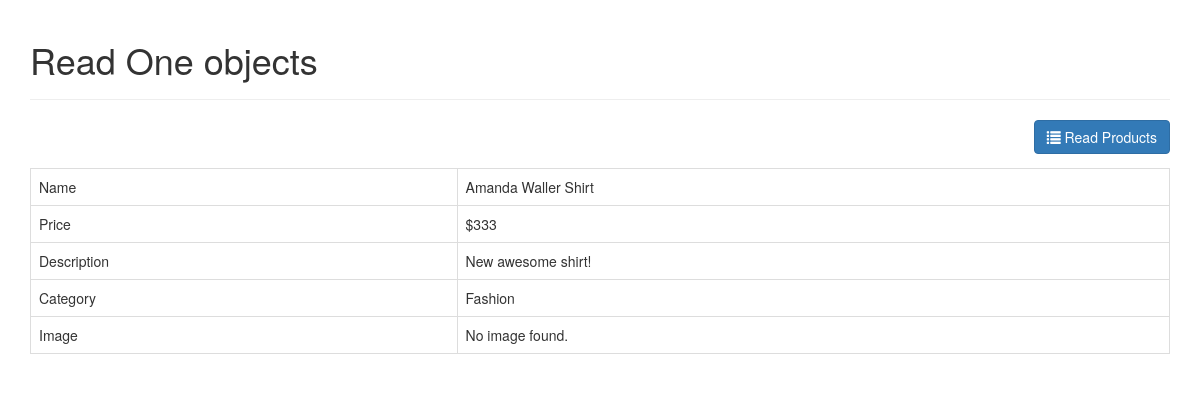
The app's page /read_one.php?id=31 with its own data.
### tables this page shows
CREATE TABLE `products` (
  `id` int(11) NOT NULL,
  `name` varchar(32) NOT NULL,
  `description` text NOT NULL,
  `price` int(11) NOT NULL,
  `category_id` int(11) NOT NULL,
  `created` datetime NOT NULL,
  `modified` timestamp NOT NULL DEFAULT CURRENT_TIMESTAMP,
  `image` varchar(512) NOT NULL
);

CREATE TABLE `categories` (
  `id` int(11) NOT NULL,
  `name` varchar(256) NOT NULL,
  `created` datetime NOT NULL,
  `modified` timestamp NOT NULL DEFAULT CURRENT_TIMESTAMP
);

### objects/product.php (called while the page is built, shortened)
<?php
class Product{
    private $conn;
    private $table_name = "products";
    public $id;
    public function __construct($db){
        $this->conn = $db;
    }
    function readOne(){
        $query = "SELECT name, price, description, category_id, image
        FROM " . $this->table_name . "
        WHERE id = ?
        LIMIT 0,1";
        $stmt = $this->conn->prepare( $query );
        $stmt->bindParam(1, $this->id);
        $stmt->execute();
        $row = $stmt->fetch(PDO::FETCH_ASSOC);
        $this->name = $row['name'];
        $this->price = $row['price'];
        $this->description = $row['description'];
        $this->image = $row['image'];
    }
}
?>

### objects/category.php (called while the page is built, shortened)
<?php
class Category{
    private $conn;
    private $table_name = "categories";
    public $id;
    public function __construct($db){
        $this->conn = $db;
    }
    function readName(){
        $query = "SELECT name FROM " . $this->table_name . " WHERE id = ? limit 0,1";
        $stmt = $this->conn->prepare( $query );
        $stmt->bindParam(1, $this->id);
        $stmt->execute();
        $row = $stmt->fetch(PDO::FETCH_ASSOC);
        $this->name = $row['name'];
    }
}
?>

### read_one.php (the view, shortened to what this page needs)
<?php
$id = isset($_GET['id']) ? $_GET['id'] : die('ERROR: missing ID.');
include_once 'objects/product.php';
include_once 'objects/category.php';
$database = new Database();
$db = $database->getConnection();
$product = new Product($db);
$category = new Category($db);
$product->id = $id;
$product->readOne();
include_once "layout_header.php";
echo "<div class='right-button-margin'>";
echo "<a href='index.php' class='btn btn-primary pull-right'>";
echo "<span class='glyphicon glyphicon-list'></span> Read Products";
echo "</a>";
echo "</div>";
echo "<table class='table table-hover table-responsive table-bordered'>";
echo "<tr>";
echo "<td>Name</td>";
echo "<td>{$product->name}</td>";
echo "</tr>";
echo "<tr>";
echo "<td>Price</td>";
echo "<td>&#36;{$product->price}</td>";
echo "</tr>";
echo "<tr>";
echo "<td>Description</td>";
echo "<td>{$product->description}</td>";
echo "</tr>";
echo "<tr>";
echo "<td>Category</td>";
echo "<td>";
$category->id=$product->category_id;
$category->readName();
echo $category->name;
echo "</td>";
echo "</tr>";
echo "<tr>";
echo "<td>Image</td>";
echo "<td>";
echo $product->image ? "<img src='uploads/{$product->image}' style='width:300px;' />" : "No image found.";
echo "</td>";
echo "</tr>";
echo "</table>";
include_once "layout_footer.php";
?>

### libs/css/custom.css (style rules this page uses)
.right-button-margin { margin: 0 0 1em 0; overflow: hidden; }

### records on screen
products: name "Amanda Waller Shirt", price "333", description "New awesome shirt!"
categories: name "Fashion"

### other values on screen
$page_title "Read One objects"
